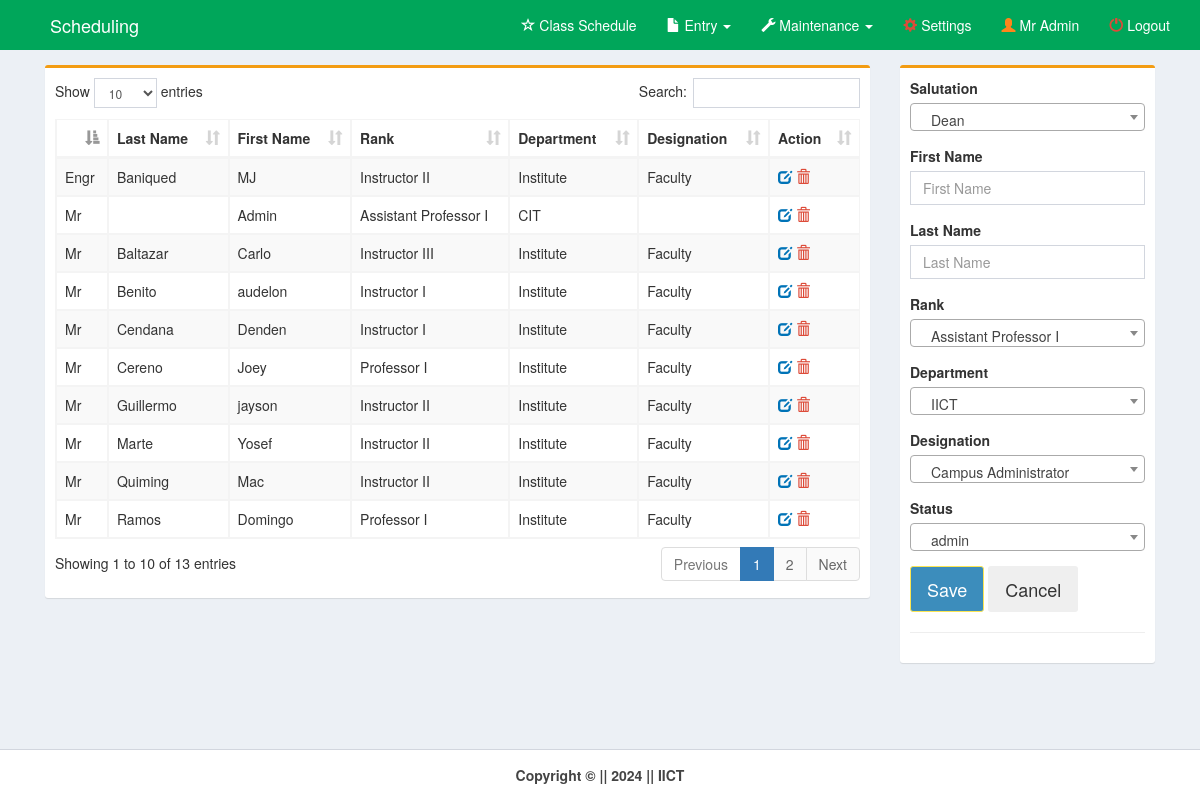
/pages/teacher.php (signed in), run on an earlier commit of the app's database.
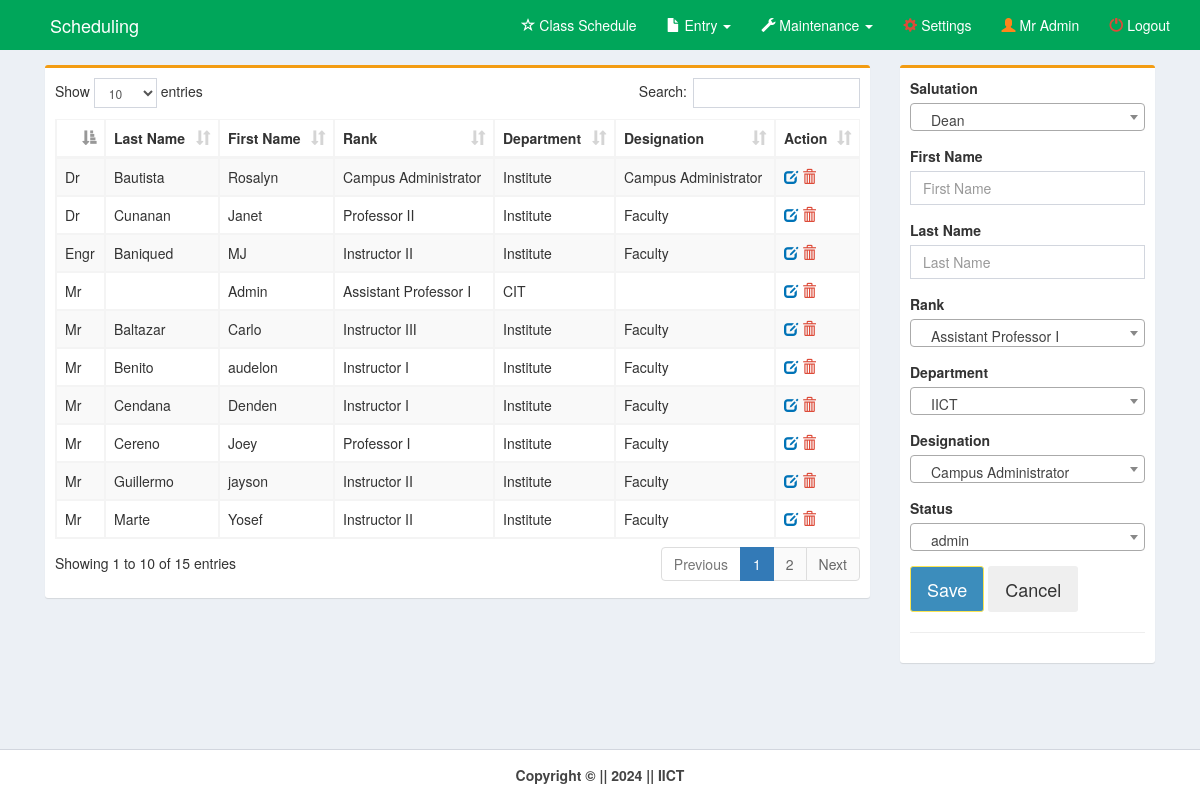
And on a later commit of the database.
### tables this page shows
CREATE TABLE `member` (
  `member_id` int(11) NOT NULL,
  `member_last` varchar(30) NOT NULL,
  `member_first` varchar(30) NOT NULL,
  `member_rank` varchar(50) NOT NULL,
  `member_salut` varchar(30) NOT NULL,
  `dept_code` varchar(10) NOT NULL,
  `designation_id` int(11) NOT NULL,
  `program_code` varchar(10) NOT NULL,
  `username` varchar(30) NOT NULL,
  `password` varchar(50) NOT NULL,
  `status` varchar(10) NOT NULL
);

CREATE TABLE `designation` (
  `designation_id` int(11) NOT NULL,
  `designation_name` varchar(100) NOT NULL
);

### pages/teacher.php (the view, shortened to what the changed rows need)
<!DOCTYPE html>
<html>
<head>
    <link rel="stylesheet" href="../bootstrap/css/bootstrap.min.css">
    <link rel="stylesheet" href="../plugins/datatables/dataTables.bootstrap.css">
    <link rel="stylesheet" href="../dist/css/AdminLTE.min.css">
    <link rel="stylesheet" href="../plugins/select2/select2.min.css">
    <link rel="stylesheet" href="../dist/css/skins/_all-skins.min.css">
</head>
<body class="hold-transition skin-green layout-top-nav" onload="myFunction()">
    <div class="wrapper">
        <div class="content-wrapper">
            <div class="container">
                <section class="content">
                    <div class="row">
                        <div class="col-md-9">
                            <div class="box box-warning">
                                <form method="post" id="reg-form" action="teacher_save.php">
                                    <div class="box-body">
                                        <div class="row">
                                            <div class="col-md-12">
                                                <table id="example1" class="table table-bordered table-striped"
                                                    style="margin-right:-10px">
                                                    <thead>
                                                        <tr>
                                                            <th></th>
                                                            <th>Last Name</th>
                                                            <th>First Name</th>
                                                            <th>Rank</th>
                                                            <th>Department</th>
                                                            <th>Designation</th>
                                                            <th>Action</th>
                                                        </tr>
                                                    </thead>
                                                    <?php
                                                    include('../dist/includes/dbcon.php');
                                                    $query = mysqli_query($con, "select * from member left outer join designation on member.designation_id=designation.designation_id order by member_last") or die(mysqli_error($con));
                                                    while ($row = mysqli_fetch_array($query)) {
                                                        $id = $row['member_id'];
                                                        $last = $row['member_last'];
                                                        $first = $row['member_first'];
                                                        $rank = $row['member_rank'];
                                                        $salut = $row['member_salut'];
                                                        $dept = $row['dept_code'];
                                                        $designation = $row['designation_name'];
                                                    ?>
                                                    <tr>
                                                        <td><?php echo $salut; ?></td>
                                                        <td><?php echo $last; ?></td>
                                                        <td><?php echo $first; ?></td>
                                                        <td><?php echo $rank; ?></td>
                                                        <td><?php echo $dept; ?></td>
                                                        <td><?php echo $designation; ?></td>
                                                        <td>
                                                            <a id="click" href="teacher_edit.php?id=<?php echo $id; ?>">
                                                                <i class="glyphicon glyphicon-edit text-blue"></i></a>
                                                            <a id="removeme"
                                                                onclick="return confirm('Are you sure you want to delete this Instructor/Professor?')"
                                                                href="teacher_del.php?id=<?php echo $id; ?>">
                                                                <i class="glyphicon glyphicon-trash text-red"></i></a>
                                                        </td>
                                                    </tr>
                                                    <?php } ?>
                                                </table>
                                            </div>
                                            <div class="col-md-6">
                                            </div>
                                        </div>
                                    </div>
                            </div>
                        </div>
                    </div>
                </section>
            </div>
        </div>
    </div>
</body>
</html>

What changed in the data, as far as the page shows it:
no longer on this page (row unchanged): member: member_salut "Mr", member_last "Quiming", member_first "Mac", member_rank "Instructor II", dept_code "Institute", designation.designation_name "Faculty"
no longer on this page (row unchanged): member: member_salut "Mr", member_last "Ramos", member_first "Domingo", member_rank "Professor I", dept_code "Institute", designation.designation_name "Faculty"
added member: member_salut "Dr", member_last "Bautista", member_first "Rosalyn", member_rank "Campus Administrator", dept_code "Institute", designation.designation_name "Campus Administrator"
added member: member_salut "Dr", member_last "Cunanan", member_first "Janet", member_rank "Professor II", dept_code "Institute", designation.designation_name "Faculty"
Also different on the page:
text written by a page script: "Show entries Search: Showing 1 to 10 of 13 entries Previous 1 2 Next" → "Show entries Search: Showing 1 to 10 of 15 entries Previous 1 2 Next"
